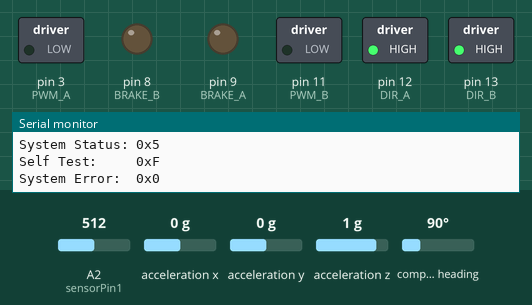
Recording of a sketch running on a simulated Arduino Uno, built with avr-gcc and run on an emulated ATmega328P. Shown: switched loads named in the sketch (green lamp = pin HIGH), output pins drawn as LEDs (lit = HIGH), the last lines printed to the serial monitor. The inputs (shaded band) are chosen by the test bench; at power-on: acceleration x 0 g, acceleration y 0 g, acceleration z 1 g, A2 (sensorPin1) = 512, compass heading 90°.

Above: at 3.3 s.
3.4 s: acceleration x set to 0.8 g
At 4.7 s:
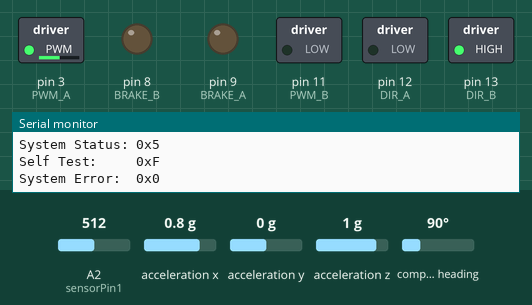
5.7 s: acceleration y set to -1.4 g
At 7.9 s:
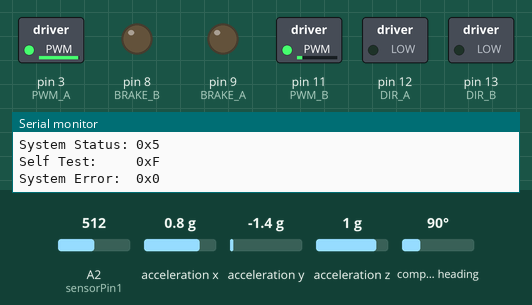
8.5 s: acceleration z set to 0.9 g
At 10.2 s:
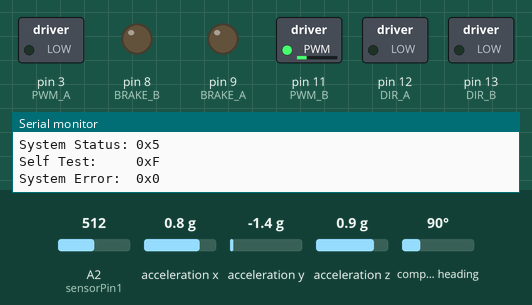
11.3 s: acceleration x set to 0.6 g
At 13.6 s:
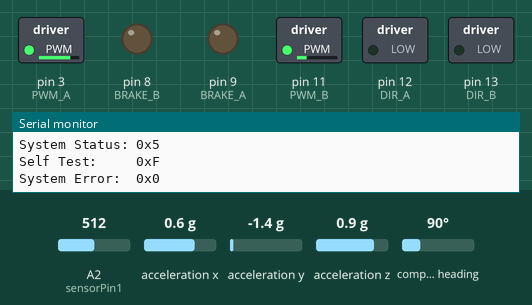
14.7 s: acceleration y set to -1 g
At 15.9 s:
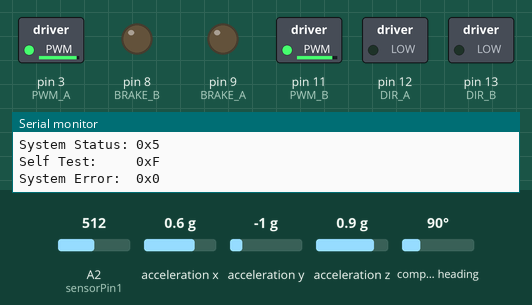
16.9 s: acceleration x set to 0 g
At 19.4 s:
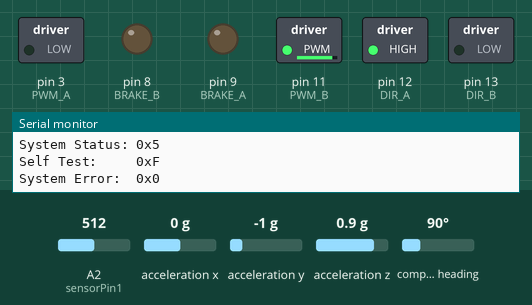
Timing chart, 0 to 20.7 s (numbered marks = the images above; inputs shaded):
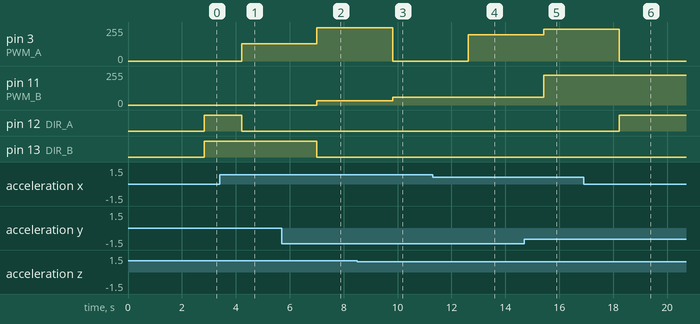

The sketch:

Main.ino
```cpp
/*
  This is a test sketch for the Adafruit assembled Motor Shield for Arduino v2
  It won't work with v1.x motor shields! Only for the v2's with built in PWM
  control

  For use with the Adafruit Motor Shield v2
  ---->	http://www.adafruit.com/products/1438
*/
//#include "I2CScanner.h"
//#include <Wire.h>
//#include <Adafruit_MotorShield.h>
#define Wire Wire1
//I2CScanner scanner;
// Create the motor shield object with the default I2C address
//Adafruit_MotorShield AFMS = Adafruit_MotorShield();
// Or, create it with a different I2C address (say for stacking)
// Adafruit_MotorShield AFMS = Adafruit_MotorShield(0x61);

// Select which 'port' M1, M2, M3 or M4. In this case, M1
//Adafruit_DCMotor *myMotor = AFMS.getMotor(1);
// You can also make another motor on port M2
//Adafruit_DCMotor *myOtherMotor = AFMS.getMotor(2);
// You can also make another stepper motor on port M3 and M4
//Adafruit_StepperMotor *myNextMotor = AFMS.getStepper(200, 2);

const int
PWM_A   = 3,
DIR_A   = 12,
BRAKE_A = 9,
SNS_A   = A0;

const int
PWM_B   = 11,
DIR_B   = 13,
BRAKE_B = 8,
SNS_B   = A1;

int sensorPin1 = A2;    // select the input pin for the gyrometer // gyrometer wiper (middle terminal) connected to analog pin 1
// outside leads to ground and +3.3V
int sensorValue1 = 0;   // variable to store the value coming from the sensor
/*
  int sensorPin2 = A3;    // select the input pin for the inclinometer
  int sensorValue2 = 0;  // variable to store the value coming from the sensor
*/
//#include <Wire.h>
#include <Adafruit_Sensor.h>
#include <Adafruit_BNO055.h>
#include <utility/imumaths.h>

/* This driver uses the Adafruit unified sensor library (Adafruit_Sensor),
   which provides a common 'type' for sensor data and some helper functions.

   To use this driver you will also need to download the Adafruit_Sensor
   library and include it in your libraries folder.

   You should also assign a unique ID to this sensor for use with
   the Adafruit Sensor API so that you can identify this particular
   sensor in any data logs, etc.  To assign a unique ID, simply
   provide an appropriate value in the constructor below (12345
   is used by default in this example).

   Connections
   ===========
   Connect SCL to SCL pin (analog 5 on Arduino UNO)
   Connect SDA to SDA pin (analog 4 on Arduino UNO)
   Connect VDD to 3-5V DC (depending on your board's logic level)
   Connect GROUND to common ground

   History
   =======
   2015/MAR/03  - First release (KTOWN)
   2015/AUG/27  - Added calibration and system status helpers
*/

/* Set the delay between fresh samples */
#define BNO055_SAMPLERATE_DELAY_MS (100)

// Check I2C device address and correct line below (by default address is 0x29 or 0x28)
//                                   id, address
Adafruit_BNO055 bno = Adafruit_BNO055(55, 0x28);

/**************************************************************************/
/*
    Displays some basic information on this sensor from the unified
    sensor API sensor_t type (see Adafruit_Sensor for more information)
*/
/**************************************************************************/
void displaySensorDetails(void)
{
  sensor_t sensor;
  bno.getSensor(&sensor);
  Serial.println("------------------------------------");
  Serial.print  ("Sensor:       "); Serial.println(sensor.name);
  Serial.print  ("Driver Ver:   "); Serial.println(sensor.version);
  Serial.print  ("Unique ID:    "); Serial.println(sensor.sensor_id);
  Serial.print  ("Max Value:    "); Serial.print(sensor.max_value); Serial.println(" xxx");
  Serial.print  ("Min Value:    "); Serial.print(sensor.min_value); Serial.println(" xxx");
  Serial.print  ("Resolution:   "); Serial.print(sensor.resolution); Serial.println(" xxx");
  Serial.println("------------------------------------");
  Serial.println("");
  delay(500);
}

/**************************************************************************/
/*
    Display some basic info about the sensor status
*/
/**************************************************************************/
void displaySensorStatus(void)
{
  /* Get the system status values (mostly for debugging purposes) */
  uint8_t system_status, self_test_results, system_error;
  system_status = self_test_results = system_error = 0;
  bno.getSystemStatus(&system_status, &self_test_results, &system_error);

  /* Display the results in the Serial Monitor */
  Serial.println("");
  Serial.print("System Status: 0x");
  Serial.println(system_status, HEX);
  Serial.print("Self Test:     0x");
  Serial.println(self_test_results, HEX);
  Serial.print("System Error:  0x");
  Serial.println(system_error, HEX);
  Serial.println("");
  delay(500);
}

/**************************************************************************/
/*
    Display sensor calibration status
*/
/**************************************************************************/
void displayCalStatus(void)
{
  /* Get the four calibration values (0..3) */
  /* Any sensor data reporting 0 should be ignored, */
  /* 3 means 'fully calibrated" */
  uint8_t system, gyro, accel, mag;
  system = gyro = accel = mag = 0;
  bno.getCalibration(&system, &gyro, &accel, &mag);

  /* The data should be ignored until the system calibration is > 0 */
  Serial.print("\t");
  if (!system)
  {
    Serial.print("! ");
  }

  /* Display the individual values */
  Serial.print("Sys:");
  Serial.print(system, DEC);
  Serial.print(" G:");
  Serial.print(gyro, DEC);
  Serial.print(" A:");
  Serial.print(accel, DEC);
  Serial.print(" M:");
  Serial.print(mag, DEC);
}

//#include <QuadratureEncoder.h>
// must also have enableInterrupt.h library
//#include <avr/interrupt.h>

// Use any 2 pins for interrupt, this utilizes EnableInterrupt Library.
// Even analog pins can be used. A0 = 14,A1=15,..etc for arduino nano/uno

// Max number of Encoders object you can create is 4. This example only uses 2.

// digital pins 2, 4 have an encoder attached to it. Give it a name:
//int EncoderA = 2;
//int EncoderB = 4;

//Encoders leftEncoder(EncoderA, EncoderB);  // Create an Encoder object name leftEncoder, using digitalpin 2 & 4
//Encoders rightEncoder(15,14); // Encoder object name rightEncoder using analog pin A0 and A1

#include <Wire.h>
#include <SPI.h>
//#include <Adafruit_LSM9DS1.h>
//#include <Adafruit_Sensor.h>  // not used in this demo but required!
/*
  // i2c
  Adafruit_LSM9DS1 lsm = Adafruit_LSM9DS1();

  #define LSM9DS1_SCK A5
  #define LSM9DS1_MISO 12
  #define LSM9DS1_MOSI A4
  #define LSM9DS1_XGCS 6
  #define LSM9DS1_MCS 5
  // You can also use software SPI
  //Adafruit_LSM9DS1 lsm = Adafruit_LSM9DS1(LSM9DS1_SCK, LSM9DS1_MISO, LSM9DS1_MOSI, LSM9DS1_XGCS, LSM9DS1_MCS);
  // Or hardware SPI! In this case, only CS pins are passed in
  //Adafruit_LSM9DS1 lsm = Adafruit_LSM9DS1(LSM9DS1_XGCS, LSM9DS1_MCS);
*/
/*
  void setupSensor()
  {
  // 1.) Set the accelerometer range
  lsm.setupAccel(lsm.LSM9DS1_ACCELRANGE_2G);
  //lsm.setupAccel(lsm.LSM9DS1_ACCELRANGE_4G);
  //lsm.setupAccel(lsm.LSM9DS1_ACCELRANGE_8G);
  //lsm.setupAccel(lsm.LSM9DS1_ACCELRANGE_16G);

  // 2.) Set the magnetometer sensitivity
  lsm.setupMag(lsm.LSM9DS1_MAGGAIN_4GAUSS);
  //lsm.setupMag(lsm.LSM9DS1_MAGGAIN_8GAUSS);
  //lsm.setupMag(lsm.LSM9DS1_MAGGAIN_12GAUSS);
  //lsm.setupMag(lsm.LSM9DS1_MAGGAIN_16GAUSS);

  // 3.) Setup the gyroscope
  lsm.setupGyro(lsm.LSM9DS1_GYROSCALE_245DPS);
  //lsm.setupGyro(lsm.LSM9DS1_GYROSCALE_500DPS);
  //lsm.setupGyro(lsm.LSM9DS1_GYROSCALE_2000DPS);
  }
*/
void setup() {
  // Configure the A output
  pinMode(BRAKE_A, OUTPUT);  // Brake pin on channel A
  pinMode(DIR_A, OUTPUT);    // Direction pin on channel A

  // Configure the B output
  pinMode(BRAKE_B, OUTPUT);  // Brake pin on channel B
  pinMode(DIR_B, OUTPUT);    // Direction pin on channel B

  // Open Serial communication
  Serial.begin(9600);           // set up Serial library at 9600 bps
  Serial.println("Motor shield DC motor Test:\n");
/*
  Serial.begin(9600);           // set up Serial library at 9600 bps
  Serial.println("Adafruit Motorshield v2 - DC Motor test!");

  AFMS.begin();  // create with the default frequency 1.6KHz
  //AFMS.begin(1000);  // OR with a different frequency, say 1KHz

  // Set the speed to start, from 0 (off) to 255 (max speed)
  myMotor->setSpeed(150);
  myMotor->run(FORWARD);
  // turn on motor
  myMotor->run(RELEASE);

  // Set the speed to start, from 0 (off) to 255 (max speed)
  myOtherMotor->setSpeed(150);
  myOtherMotor->run(FORWARD);
  // turn on motor
  myOtherMotor->run(RELEASE);

  Serial.println("Stepper test!");

  //  AFMS.begin();  // create with the default frequency 1.6KHz
  //AFMS.begin(1000);  // OR with a different frequency, say 1KHz

  myNextMotor->setSpeed(10);  // 10 rpm

  //  Serial.begin(115200);
  Serial.println("Orientation Sensor Test"); Serial.println("");
*/
  //  scanner.Init();
  /* Initialise the sensor */

  if (!bno.begin())
  {
    /* There was a problem detecting the BNO055 ... check your connections */
    Serial.print("Ooops, no BNO055 detected ... Check your wiring or I2C ADDR!");
    while (1);
  }

  delay(1000);

  /* Display some basic information on this sensor */
  displaySensorDetails();
//  displayCalStatus();

  /* Optional: Display current status */
  displaySensorStatus();

  bno.setExtCrystalUse(true);
  /*
    //////////////////////////////////////////////
    // make the pushbutton's pin an input:
    pinMode(EncoderA, INPUT);
    pinMode(EncoderB, INPUT);

    while (!Serial) {
      delay(1); // will pause Zero, Leonardo, etc until serial console opens
    }

    Serial.println("LSM9DS1 data read demo");

    // Try to initialise and warn if we couldn't detect the chip
    if (!lsm.begin())
    {
      Serial.println("Oops ... unable to initialize the LSM9DS1. Check your wiring!");
      while (1);
    }
    Serial.println("Found LSM9DS1 9DOF");

    // helper to just set the default scaling we want, see above!
    setupSensor();
  */
}

unsigned long lastMilli = 0;

void loop() {
// Set the outputs to run the motor forward

//  digitalWrite(BRAKE_A, LOW);  // setting brake LOW disable motor brake
//  digitalWrite(DIR_A, HIGH);   // setting direction to HIGH the motor will spin forward

//  analogWrite(PWM_A, 255);     // Set the speed of the motor, 255 is the maximum value

//  delay(5000);                 // hold the motor at full speed for 5 seconds
//  Serial.print("current consumption at full speed: ");
//  Serial.println(analogRead(SNS_A));

// Brake the motor

//  Serial.println("Start braking\n");
  // raising the brake pin the motor will stop faster than the stop by inertia
//  digitalWrite(BRAKE_A, HIGH);  // raise the brake
//  delay(5000);

// Set the outputs to run the motor backward

//  Serial.println("Backward");
//  digitalWrite(BRAKE_A, LOW);  // setting againg the brake LOW to disable motor brake
//  digitalWrite(DIR_A, LOW);    // now change the direction to backward setting LOW the DIR_A pin

//  analogWrite(PWM_A, 255);     // Set the speed of the motor

//  delay(5000);
//  Serial.print("current consumption backward: ");
//  Serial.println(analogRead(SNS_A));

  // now stop the motor by inertia, the motor will stop slower than with the brake function
//  analogWrite(PWM_A, 0);       // turn off power to the motor

//  Serial.print("current brake: ");
//  Serial.println(analogRead(A0));
//  Serial.println("End of the motor shield test with DC motors. Thank you!");


//  while(1);

  // read the value from the gyrometer sensor:
  sensorValue1 = analogRead(sensorPin1); // - 512;
  Serial.println("From the gyrometer : ");
  Serial.print(sensorValue1, DEC);
  Serial.println("");
  //  scanner.Scan();

  // a little delay to not hog Serial Monitor
//  delay(100);

  // change the resolution to 12 bits and read A1
  //  analogReadResolution(12);
  //  Serial.print(", 12-bit : ");
  //  Serial.print(analogRead(A1));/* Get a new sensor event */
  //  Serial.println("");

  // a little delay to not hog Serial Monitor
  //  delay(100);

  sensors_event_t event;
  bno.getEvent(&event);

  /* Display the floating point data */

  Serial.print("X: ");
  Serial.print(event.orientation.x, 4);
  Serial.print("\tY: ");
  Serial.print(event.orientation.y, 4);
  Serial.print("\tZ: ");
  Serial.print(event.orientation.z, 4);

  /* Optional: Display calibration status */
  displayCalStatus();

  /* Optional: Display sensor status (debug only) */
  displaySensorStatus();

  /* New line for the next sample */
  Serial.println("");

  /* Wait the specified delay before requesting nex data */
  delay(BNO055_SAMPLERATE_DELAY_MS);
  /*
    ///////////////////////////////////////////////////////////////////////////////////
    // put your main code here, to run repeatedly:
    // print encoder count every 50 millisecond
    if(millis()-lastMilli > 50){

      long currentLeftEncoderCount = leftEncoder.getEncoderCount();
    //    long currentRightEncoderCount = rightEncoder.getEncoderCount();

      // read the value from the odometer sensor:
      Serial.println("From the odometer : ");
      Serial.print(currentLeftEncoderCount);
    //    Serial.print(" , ");
    //    Serial.println(currentRightEncoderCount);
      Serial.println("");

      lastMilli = millis();
    }
    //////////////////////////////////////////////////////////////////////////////////
  */

  //uint8_t i;

  // read the value from the gyrometer sensor:
//  sensorValue1 = analogRead(sensorPin1); // - 512;
//  Serial.println("From the gyrometer : ");
//  Serial.print(sensorValue1, DEC);
//  Serial.println("");
  /*
    // read the value from the inclinometer sensor:
    sensorValue2 = analogRead(sensorPin2);
    Serial.println("From the inclinometer : ");
    Serial.print(sensorValue2, DEC);
    Serial.println("");
  */
  //  Serial.print("tick");

  //  uint8_t i;
  /*
    Serial.print("tick");

    myOtherMotor->run(FORWARD);
    for (i=0; i<200; i++) {
      myOtherMotor->setSpeed(i);
      delay(10);
    }
    for (i=200; i!=0; i--) {
      myOtherMotor->setSpeed(i);
      delay(10);
    }

    Serial.print("tock");

    myOtherMotor->run(BACKWARD);
    for (i=0; i<200; i++) {
      myOtherMotor->setSpeed(i);
      delay(10);
    }
    for (i=200; i!=0; i--) {
      myOtherMotor->setSpeed(i);
      delay(10);
    }

    Serial.print("tech");
    myOtherMotor->run(RELEASE);
    delay(1000);

    //////////////////////////////////////////////////////////////////////////////////////////
  */

  //  lsm.read();  /* ask it to read in the data */

  /* Get a new sensor event */
  /*
    sensors_event_t a, m, g, temp;

    lsm.getEvent(&a, &m, &g, &temp);

    Serial.print("Accel X: "); Serial.print(a.acceleration.x); Serial.print(" m/s^2");
    Serial.print("\tY: "); Serial.print(a.acceleration.y);     Serial.print(" m/s^2 ");
    Serial.print("\tZ: "); Serial.print(a.acceleration.z);     Serial.println(" m/s^2 ");

    Serial.print("Mag X: "); Serial.print(m.magnetic.x);   Serial.print(" uT");
    Serial.print("\tY: "); Serial.print(m.magnetic.y);     Serial.print(" uT");
    Serial.print("\tZ: "); Serial.print(m.magnetic.z);     Serial.println(" uT");

    Serial.print("Gyro X: "); Serial.print(g.gyro.x);   Serial.print(" rad/s");
    Serial.print("\tY: "); Serial.print(g.gyro.y);      Serial.print(" rad/s");
    Serial.print("\tZ: "); Serial.print(g.gyro.z);      Serial.println(" rad/s");

    Serial.println();
  */
  //  delay(200);
  ////////////////////////////////////////////////////////////////////////////////////////////

  // Set the speed to start, from 0 (off) to 255 (max speed)
//  myMotor->run(FORWARD);
//  myMotor->setSpeed(191);
  // turn on motor
//  myMotor->run(RELEASE);

  // here the stab. has been done with the inclinometer
//    Serial.print("\n\tY: ");
//    Serial.print(event.orientation.y, 4);
    if (event.orientation.y > 0)
    {
//      myMotor->run(BACKWARD);
        Serial.println("Backward");
        digitalWrite(BRAKE_A, LOW);  // setting againg the brake LOW to disable motor brake
        digitalWrite(DIR_A, LOW);    // now change the direction to backward setting LOW the DIR_A pin
//      myMotor->setSpeed(event.orientation.y *2);
        analogWrite(PWM_A, event.orientation.y *10);
//    myNextMotor->step(4, FORWARD, MICROSTEP);
    }
    else
    {
//      myMotor->run(FORWARD);
        Serial.println("forward");
        digitalWrite(BRAKE_A, LOW);  // setting brake LOW disable motor brake
        digitalWrite(DIR_A, HIGH);   // setting direction to HIGH the motor will spin forward
//      myMotor->setSpeed(-1 *event.orientation.y *2);
        analogWrite(PWM_A, -1 *event.orientation.y *10);
    //    myNextMotor->step(4, BACKWARD, MICROSTEP);
    }

    if (event.orientation.z > 0)
    {
//      myMotor->run(BACKWARD);
        Serial.println("Backward");
        digitalWrite(BRAKE_B, LOW);  // setting againg the brake LOW to disable motor brake
        digitalWrite(DIR_B, LOW);    // now change the direction to backward setting LOW the DIR_A pin
//      myMotor->setSpeed(event.orientation.z *2);
        analogWrite(PWM_B, event.orientation.z *10);
//    myNextMotor->step(4, FORWARD, MICROSTEP);
    }
    else
    {
//      myMotor->run(FORWARD);
        Serial.println("forward");
        digitalWrite(BRAKE_B, LOW);  // setting brake LOW disable motor brake
        digitalWrite(DIR_B, HIGH);   // setting direction to HIGH the motor will spin forward
//      myMotor->setSpeed(-1 *event.orientation.z *2);
        analogWrite(PWM_B, -1 *event.orientation.z *10);
    //    myNextMotor->step(4, BACKWARD, MICROSTEP);
    }
}
    // here the stab. has been done with the inclinometer
//    if (event.orientation.z > 0)
//    {
//      myOtherMotor->run(BACKWARD);
//      myOtherMotor->setSpeed(event.orientation.z *2);
    //    myNextMotor->step(4, FORWARD, MICROSTEP);
//    }
//    else
//    {
//      myOtherMotor->run(FORWARD);
//      myOtherMotor->setSpeed(-1 *event.orientation.z *2);
    //    myNextMotor->step(4, BACKWARD, MICROSTEP);
//    }

    // here the stab. has been done with the gyrometer
//    if (sensorValue1 > 0)
//    {
//      myMotor->run(FORWARD);
//        Serial.println("forward");
//        digitalWrite(BRAKE_A, LOW);  // setting brake LOW disable motor brake
//        digitalWrite(DIR_A, HIGH);   // setting direction to HIGH the motor will spin forward
//      myMotor->setSpeed(sensorValue1);
//        analogWrite(PWM_A, 255); //sensorValue1);
//    }
//    else
//    {
//      myMotor->run(BACKWARD);
//        Serial.println("Backward");
//        digitalWrite(BRAKE_A, LOW);  // setting againg the brake LOW to disable motor brake
//        digitalWrite(DIR_A, LOW);    // now change the direction to backward setting LOW the DIR_A pin
//      myMotor->setSpeed(-1 *sensorValue1);
//        analogWrite(PWM_A, 255); //-1 *sensorValue1);
//    }
//#ifdef TRUE
  /*
    Serial.println("Single coil steps");
    myNextMotor->step(100, FORWARD, SINGLE);
    myNextMotor->step(100, BACKWARD, SINGLE);

    Serial.println("Double coil steps");
    myNextMotor->step(100, FORWARD, DOUBLE);
    myNextMotor->step(100, BACKWARD, DOUBLE);

    Serial.println("Interleave coil steps");
    myNextMotor->step(100, FORWARD, INTERLEAVE);
    myNextMotor->step(100, BACKWARD, INTERLEAVE);

    Serial.println("Microstep steps");
    myNextMotor->step(50, FORWARD, MICROSTEP);
    myNextMotor->step(50, BACKWARD, MICROSTEP);
  */
  /*
    // for the stepper motor to be actionned
    //#else
    //  Serial.print("tick");
    myMotor->run(FORWARD);
    for (i=0; i<50; i++) {
      myMotor->setSpeed(i);
      delay(10);
    }
    for (i=50; i!=0; i--) {
      myMotor->setSpeed(i);
      delay(10);
    }

    //  Serial.print("tock");
    myMotor->run(BACKWARD);
    for (i=0; i<50; i++) {
      myMotor->setSpeed(i);
      delay(10);
    }
    for (i=50; i!=0; i--) {
      myMotor->setSpeed(i);
      delay(10);
    }

    //  Serial.print("tech");
    myMotor->run(RELEASE);
    delay(1000);
    //#endif
  */
```

Measured:
- the behaviour switches between 1 and 0.9 g on acceleration z (found by bisection; images 2 and 3)
- the behaviour switches between 0.8 and 0.7 g on acceleration x (found by bisection; images 3 and 4)
- the behaviour switches between -1.2 and -1.1 g on acceleration y (found by bisection; images 4 and 5)
- after the input at 3.4 s, pin 3 (PWM_A): 0/255 → 130/255 after 0.81 s; pin 12 (DIR_A): HIGH → LOW after 0.81 s
- after the input at 5.7 s, pin 3 (PWM_A): 130/255 → 249/255 after 1.3 s; pin 11 (PWM_B): 0/255 → 32/255 after 1.3 s; pin 13 (DIR_B): HIGH → LOW after 1.3 s
- after the input at 8.5 s, pin 3 (PWM_A): 249/255 → 0/255 after 1.3 s; pin 11 (PWM_B): 32/255 → 60/255 after 1.3 s
- after the input at 11.3 s, pin 3 (PWM_A): 0/255 → 198/255 after 1.3 s
- after the input at 14.7 s, pin 3 (PWM_A): 198/255 → 240/255 after 0.72 s; pin 11 (PWM_B): 60/255 → 224/255 after 0.72 s
- after the input at 16.9 s, pin 3 (PWM_A): 240/255 → 0/255 after 1.3 s; pin 12 (DIR_A): LOW → HIGH after 1.3 s
